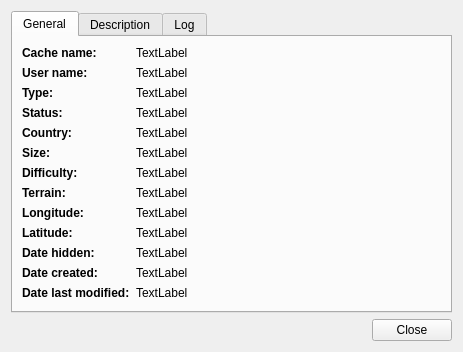
<?xml version="1.0" encoding="UTF-8"?>
<ui version="4.0">
 <class>OpenCachingCacheDialog</class>
 <widget class="QDialog" name="OpenCachingCacheDialog">
  <property name="geometry">
   <rect>
    <x>0</x>
    <y>0</y>
    <width>463</width>
    <height>321</height>
   </rect>
  </property>
  <property name="windowTitle">
   <string>Dialog</string>
  </property>
  <layout class="QVBoxLayout" name="verticalLayout">
   <item>
    <widget class="QTabWidget" name="tabWidget">
     <property name="currentIndex">
      <number>0</number>
     </property>
     <widget class="QWidget" name="tab">
      <attribute name="title">
       <string>General</string>
      </attribute>
      <layout class="QFormLayout" name="formLayout">
       <item row="0" column="0">
        <widget class="QLabel" name="label">
         <property name="font">
          <font>
           <weight>75</weight>
           <bold>true</bold>
          </font>
         </property>
         <property name="text">
          <string>Cache name:</string>
         </property>
        </widget>
       </item>
       <item row="0" column="1">
        <widget class="QLabel" name="m_cacheName">
         <property name="text">
          <string>TextLabel</string>
         </property>
        </widget>
       </item>
       <item row="1" column="0">
        <widget class="QLabel" name="label_2">
         <property name="font">
          <font>
           <weight>75</weight>
           <bold>true</bold>
          </font>
         </property>
         <property name="text">
          <string>User name:</string>
         </property>
        </widget>
       </item>
       <item row="1" column="1">
        <widget class="QLabel" name="m_userName">
         <property name="text">
          <string>TextLabel</string>
         </property>
        </widget>
       </item>
       <item row="2" column="0">
        <widget class="QLabel" name="label_3">
         <property name="font">
          <font>
           <weight>75</weight>
           <bold>true</bold>
          </font>
         </property>
         <property name="text">
          <string>Type:</string>
         </property>
        </widget>
       </item>
       <item row="2" column="1">
        <widget class="QLabel" name="m_type">
         <property name="text">
          <string>TextLabel</string>
         </property>
        </widget>
       </item>
       <item row="3" column="0">
        <widget class="QLabel" name="label_4">
         <property name="font">
          <font>
           <weight>75</weight>
           <bold>true</bold>
          </font>
         </property>
         <property name="text">
          <string>Status:</string>
         </property>
        </widget>
       </item>
       <item row="3" column="1">
        <widget class="QLabel" name="m_status">
         <property name="text">
          <string>TextLabel</string>
         </property>
        </widget>
       </item>
       <item row="4" column="0">
        <widget class="QLabel" name="label_5">
         <property name="font">
          <font>
           <weight>75</weight>
           <bold>true</bold>
          </font>
         </property>
         <property name="text">
          <string>Country:</string>
         </property>
        </widget>
       </item>
       <item row="4" column="1">
        <widget class="QLabel" name="m_country">
         <property name="text">
          <string>TextLabel</string>
         </property>
        </widget>
       </item>
       <item row="5" column="0">
        <widget class="QLabel" name="label_6">
         <property name="font">
          <font>
           <weight>75</weight>
           <bold>true</bold>
          </font>
         </property>
         <property name="text">
          <string>Size:</string>
         </property>
        </widget>
       </item>
       <item row="5" column="1">
        <widget class="QLabel" name="m_size">
         <property name="text">
          <string>TextLabel</string>
         </property>
        </widget>
       </item>
       <item row="6" column="0">
        <widget class="QLabel" name="label_7">
         <property name="font">
          <font>
           <weight>75</weight>
           <bold>true</bold>
          </font>
         </property>
         <property name="text">
          <string>Difficulty:</string>
         </property>
        </widget>
       </item>
       <item row="6" column="1">
        <widget class="QLabel" name="m_difficulty">
         <property name="text">
          <string>TextLabel</string>
         </property>
        </widget>
       </item>
       <item row="7" column="0">
        <widget class="QLabel" name="label_8">
         <property name="font">
          <font>
           <weight>75</weight>
           <bold>true</bold>
          </font>
         </property>
         <property name="text">
          <string>Terrain:</string>
         </property>
        </widget>
       </item>
       <item row="7" column="1">
        <widget class="QLabel" name="m_terrain">
         <property name="text">
          <string>TextLabel</string>
         </property>
        </widget>
       </item>
       <item row="8" column="0">
        <widget class="QLabel" name="label_9">
         <property name="font">
          <font>
           <weight>75</weight>
           <bold>true</bold>
          </font>
         </property>
         <property name="text">
          <string>Longitude:</string>
         </property>
        </widget>
       </item>
       <item row="8" column="1">
        <widget class="QLabel" name="m_longitude">
         <property name="text">
          <string>TextLabel</string>
         </property>
        </widget>
       </item>
       <item row="9" column="0">
        <widget class="QLabel" name="label_10">
         <property name="font">
          <font>
           <weight>75</weight>
           <bold>true</bold>
          </font>
         </property>
         <property name="text">
          <string>Latitude:</string>
         </property>
        </widget>
       </item>
       <item row="9" column="1">
        <widget class="QLabel" name="m_latitude">
         <property name="text">
          <string>TextLabel</string>
         </property>
        </widget>
       </item>
       <item row="10" column="0">
        <widget class="QLabel" name="label_11">
         <property name="font">
          <font>
           <weight>75</weight>
           <bold>true</bold>
          </font>
         </property>
         <property name="text">
          <string>Date hidden:</string>
         </property>
        </widget>
       </item>
       <item row="10" column="1">
        <widget class="QLabel" name="m_dateHidden">
         <property name="text">
          <string>TextLabel</string>
         </property>
        </widget>
       </item>
       <item row="11" column="0">
        <widget class="QLabel" name="label_12">
         <property name="font">
          <font>
           <weight>75</weight>
           <bold>true</bold>
          </font>
         </property>
         <property name="text">
          <string>Date created:</string>
         </property>
        </widget>
       </item>
       <item row="11" column="1">
        <widget class="QLabel" name="m_dateCreated">
         <property name="text">
          <string>TextLabel</string>
         </property>
        </widget>
       </item>
       <item row="12" column="0">
        <widget class="QLabel" name="label_13">
         <property name="font">
          <font>
           <weight>75</weight>
           <bold>true</bold>
          </font>
         </property>
         <property name="text">
          <string>Date last modified:</string>
         </property>
        </widget>
       </item>
       <item row="12" column="1">
        <widget class="QLabel" name="m_dateLastModified">
         <property name="text">
          <string>TextLabel</string>
         </property>
        </widget>
       </item>
      </layout>
     </widget>
     <widget class="QWidget" name="tab_2">
      <attribute name="title">
       <string>Description</string>
      </attribute>
      <layout class="QVBoxLayout" name="verticalLayout_2">
       <item>
        <widget class="QComboBox" name="m_languageBox"/>
       </item>
       <item>
        <widget class="QTextEdit" name="m_descriptionText">
         <property name="textInteractionFlags">
          <set>Qt::LinksAccessibleByKeyboard|Qt::LinksAccessibleByMouse|Qt::TextBrowserInteraction|Qt::TextSelectableByKeyboard|Qt::TextSelectableByMouse</set>
         </property>
        </widget>
       </item>
      </layout>
     </widget>
     <widget class="QWidget" name="tab_3">
      <attribute name="title">
       <string>Log</string>
      </attribute>
      <layout class="QVBoxLayout" name="verticalLayout_3">
       <item>
        <widget class="QTextEdit" name="m_logText">
         <property name="textInteractionFlags">
          <set>Qt::LinksAccessibleByKeyboard|Qt::LinksAccessibleByMouse|Qt::TextBrowserInteraction|Qt::TextSelectableByKeyboard|Qt::TextSelectableByMouse</set>
         </property>
        </widget>
       </item>
       <item>
        <layout class="QHBoxLayout" name="horizontalLayout">
         <item>
          <spacer name="horizontalSpacer">
           <property name="orientation">
            <enum>Qt::Horizontal</enum>
           </property>
           <property name="sizeHint" stdset="0">
            <size>
             <width>40</width>
             <height>20</height>
            </size>
           </property>
          </spacer>
         </item>
         <item>
          <widget class="QLabel" name="m_logCount">
           <property name="text">
            <string/>
           </property>
          </widget>
         </item>
         <item>
          <widget class="QPushButton" name="m_previousButton">
           <property name="enabled">
            <bool>false</bool>
           </property>
           <property name="text">
            <string>Previous</string>
           </property>
          </widget>
         </item>
         <item>
          <widget class="QPushButton" name="m_nextButton">
           <property name="enabled">
            <bool>false</bool>
           </property>
           <property name="text">
            <string>Next</string>
           </property>
          </widget>
         </item>
        </layout>
       </item>
      </layout>
     </widget>
    </widget>
   </item>
   <item>
    <widget class="QDialogButtonBox" name="m_buttonBox">
     <property name="orientation">
      <enum>Qt::Horizontal</enum>
     </property>
     <property name="standardButtons">
      <set>QDialogButtonBox::Close</set>
     </property>
    </widget>
   </item>
  </layout>
 </widget>
 <resources/>
 <connections>
  <connection>
   <sender>m_buttonBox</sender>
   <signal>accepted()</signal>
   <receiver>OpenCachingCacheDialog</receiver>
   <slot>accept()</slot>
   <hints>
    <hint type="sourcelabel">
     <x>248</x>
     <y>254</y>
    </hint>
    <hint type="destinationlabel">
     <x>157</x>
     <y>274</y>
    </hint>
   </hints>
  </connection>
  <connection>
   <sender>m_buttonBox</sender>
   <signal>rejected()</signal>
   <receiver>OpenCachingCacheDialog</receiver>
   <slot>reject()</slot>
   <hints>
    <hint type="sourcelabel">
     <x>316</x>
     <y>260</y>
    </hint>
    <hint type="destinationlabel">
     <x>286</x>
     <y>274</y>
    </hint>
   </hints>
  </connection>
 </connections>
</ui>
